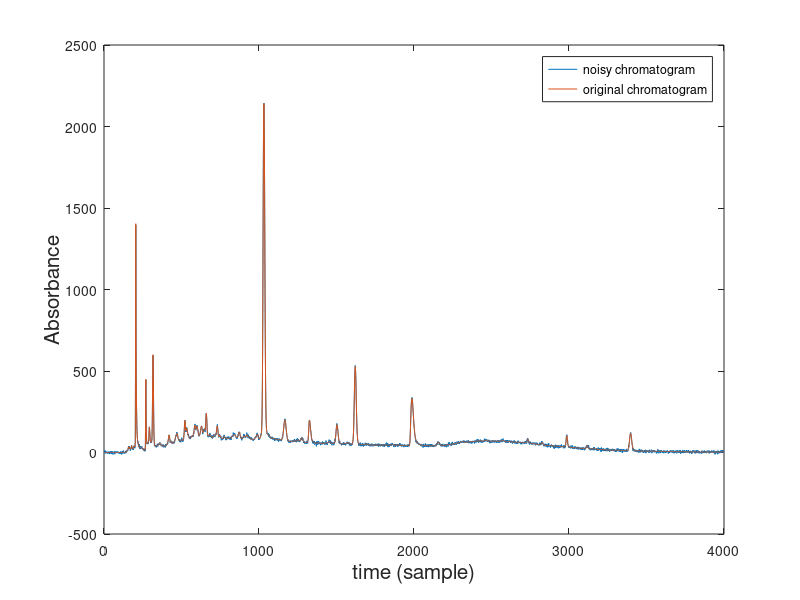

The MATLAB script that drew this image: (Note: this script raises an error after producing the figure.)
%% Demonstration script for "Automated tuning of denoising algorithms for noise removal in liquid chromatography"
% This script gives an example use case of the different smoother-tuner combinations on an example chromatogram
% Additionally an example of the use of power spectra of Fast Fourier Transform is included 
%% Load data
% data comes from paper 'Baseline correction using adaptive iteratively
% reweighted penalized least squares' by Zhi-Min Zhang, Shan Chena and Yi-Zeng Liang  
% addition of gaussian noise
clear
% add path to data and functions 
addpath(genpath('C:/Users/emery/OneDrive/Documents/MATLAB'))

load noise.mat
load chromatograms.mat;

% original chromatogram
x = X(:,5);
% add gaussian noise 
y = x + noise * 1;

% show noisy chromatogram
figure 
plot(y)
hold on 
plot(x)
xlabel('time (sample)','FontSize',15)
ylabel('Absorbance','FontSize',15)
legend('noisy chromatogram','original chromatogram')
%% show power spectra from FFT
% Perform FFT on the signal
signal = y;
fs = 1; % sampling frequency

[power_spectrum_noisy,f] = powerSpec(signal,fs); % power spectrum noisy chrom
[power_spectrum_original,f] = powerSpec(x,fs); % power spectrum original chrom

% Plot the power spectrum in log scale
figure;
plot(f, log(power_spectrum_original),'red','LineWidth',1.75);
hold on 
plot(f, log(power_spectrum_noisy),'blue','LineWidth',1.25);
xlabel('Frequency (Hz)');
ylabel('Power');
set(findall(gcf,'-property','FontSize'),'FontSize',16)


%% Initialization of parameter range
% parameter range for Savitzky-Golay filter
SG_ws = 5:2:53;
% parameter range for Whittaker smoother
WS_lambdas = logspace(-3,5,25);
% parameter range for SASS
SASS_lambdas = logspace(-3,5,25);
% parameter range for BEADS
BEADS_alphas = logspace(-3,3,25);
%% Initialization of estimator type
% select estimator type : 'median' or 'mean'
type = 'median';
%% Autocorrelation %%
% autocorrelation function as parameter tuner 
%% Auto-SG
% autocorrelation function in combination with Savitzky-Golay filter
tic
z = autoCorrSG(y,SG_ws,type);
toc
figure 
plot(y,'b')
hold on 
plot(z,'r')
hold on
plot(x)
legend('noisy','estimated ','origin')
title("Auto-SG median estimator")
%% Auto-WS
% autocorrelation function in combination with Whittaker smoother
tic
z = autoCorrWS(y,WS_lambdas,type);
toc
figure 
plot(y,'b')
hold on 
plot(z,'r')
hold on
plot(x)
legend('noisy','estimated','origin')
title("Auto-WS median estimator")
%% Auto-SASS
% autocorrelation function in combination with SASS
tic
z = autoCorrSASS(y,SASS_lambdas,type);
toc
figure 
plot(y,'b')
hold on 
plot(z,'r')
hold on
plot(x)
legend('noisy','estimated','origin')
title("Auto-SASS median estimator")
%% Auto-BEADS
% autocorrelation function in combination with BEADS
tic
[z,b] = autoCorrBEADS(y,BEADS_alphas,type);
toc;
figure 
plot(y,'b')
hold on 
plot(z+b,'r')
hold on
plot(x)
legend('noisy','estimated','origin')
title("Auto-BEADS median estimator")

%% Cross - validation %%
% Cross-validation as parameter tuner 
% choose number of folds
K = 10;
%% CV-SG
% cross-validation in combination with Savitzky-Golay filter
tic
[z]= CVSG(y,SG_ws, K,type);
toc
figure
plot(z)
hold on
plot(y)
hold on
plot(x)
legend('estimated','noisy','origin')
title('CV-SG median estimator')
%% CV-WS
% cross-validation in combination with Whittaker smoother
tic
[z] = CVWS(y,WS_lambdas, K, type);
toc
figure
plot(z)
hold on
plot(y)
hold on
plot(x)
legend('estimated','noisy','origin')
title('CV-WS median estimator')
%% CV-SASS
% cross-validation in combination with SASS
tic
z = CVSASS(y,SASS_lambdas,K,type);
toc
figure
plot(z)
hold on
plot(y)
hold on
plot(x)
legend('estimated','noisy','origin')
title('CV-SASS median estimator')
%% CV-BEADS
% cross-validation in combination with BEADS
tic
[z,b] = CVBEADS(y,BEADS_alphas,K,type);
toc;
figure
plot(z+b)
hold on
plot(y)
hold on
plot(x)
legend('estimated','noisy','origin')
title('CV-BEADS median estimator')
%% V-curve %%
% V-curve as parameter tuner
%% V-Curve-WS
% V-curve in combination with Whittaker smoother
tic
z = VcurveWS(y,WS_lambdas);
toc
figure 
plot(y,'b')
hold on 
plot(z,'r')
hold on
plot(x)
legend('noisy','estimated','origin')
title("V-Curve-WS median estimator")
%% V-Curve-SASS
% V-curve in combination with SASS
tic
z = VcurveSASS(y,SASS_lambdas);
toc
figure 
plot(y,'b')
hold on 
plot(z,'r')
hold on
plot(x)
legend('noisy','estimated','origin')
title("V-Curve-SASS median estimator")
%% LV-Curve-BEADS
% V-curve in combination with BEADS
tic
[z,b] = VcurveBEADS(y,BEADS_alphas);
toc
figure 
plot(y,'b')
hold on 
plot(z+b,'r')
hold on
plot(x)
legend('noisy','estimated','origin')
title('V-Curve-BEADS median estimator')
%% residual Variance %%
% residual variance as parameter tuner 
%% RV-SG
% residual variance in combination with Savitzky-Golay filter
tic
z = resVarSG(y,SG_ws,type);
toc
figure 
plot(y,'b')
hold on 
plot(z,'r')
hold on
plot(x)
legend('noisy','estimated','origin')
title("RV-SG median estimator")
%% RV-WS
% residual variance in combination with Whittaker smoother
tic
z = resVarWS(y,WS_lambdas,type);
toc
figure 
plot(y,'b')
hold on 
plot(z,'r')
hold on
plot(x)
legend('noisy','estimated','origin')
title("RV-WS median estimator")
%% RV-SASS
% residual variance in combination with SASS
tic
z = resVarSASS(y,SASS_lambdas,type);
toc
figure 
plot(y,'b')
hold on 
plot(z,'r')
hold on
plot(x)
legend('noisy','estimated','origin')
title("RV-SASS median estimator")
%% RV-BEADS
% residual variance in combination with BEADS
tic
type = 'mean';
[z,b] = resVarBEADS(y,BEADS_alphas,type);
toc
figure 
plot(y,'b')
hold on 
plot(z+b,'r')
hold on
plot(x)
legend('noisy','estimated','origin')
title("RV-BEADS median estimator") 

% plot power spectrum of fft
[power_spectrum,f] = powerSpec(z+b,fs); % power spectrum of denoised chrom

% Plot the power spectrum in log scale
figure;
plot(f, log(power_spectrum_original), 'red', 'LineWidth',1.75);
hold on
plot(f, log(power_spectrum), 'black', 'LineWidth',1.25);
xlabel('Frequency (Hz)');
ylabel('Power');
set(findall(gcf,'-property','FontSize'),'FontSize',16)

